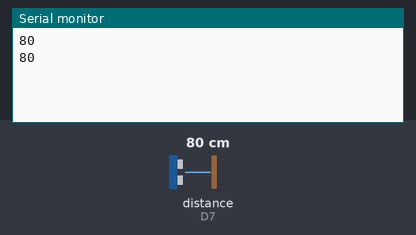
Recording of a sketch running on a simulated Arduino Zero (SAMD21). On the bench: the last lines printed to the serial monitor. Inputs (shaded band) come from the test bench; at power-on: distance to the obstacle (sensor on D7) 80 cm.

Above: at 2.3 s.
2.4 s: distance to the obstacle (sensor on D7) set to 2 cm
At 3.5 s:
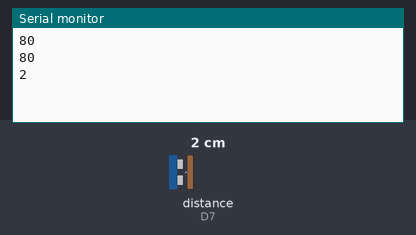
4.5 s: distance to the obstacle (sensor on D7) set to 4 cm
At 5.7 s:
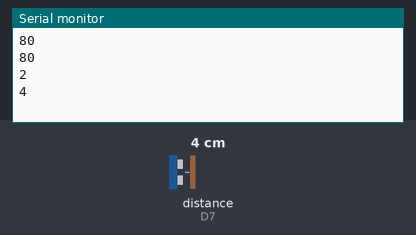
Timing chart, 0 to 7.5 s (numbered marks = the images above; inputs shaded):
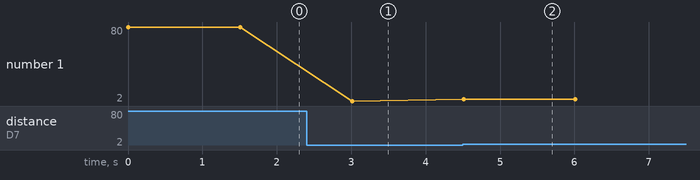

The sketch:

HomeDefender_Mr_FJI.ino
```cpp
#include "DHT.h"
#include <Wire.h>
#include "rgb_lcd.h"
#include "Ultrasonic.h"

#define DHTTYPE DHT22
#define DHTPIN 2
DHT dht(DHTPIN, DHTTYPE);

#if defined(ARDUINO_ARCH_AVR)
#define debug Serial
#elif defined(ARDUINO_ARCH_SAMD) || defined(ARDUINO_ARCH_SAM)
#define debug SerialUSB
#else
#define debug Serial
#endif

Ultrasonic ultrasonic(7);

void setup()
{
    Wire.begin();
    Serial.begin(9600);
    dht.begin();
}

void loop()
{
    long RangeInCentimeters;
    RangeInCentimeters = ultrasonic.MeasureInCentimeters();
    Serial.println(RangeInCentimeters);
    delay(1500);
}
```

Measured:
- after the input at 2.4 s, the serial monitor: prints a new line after 0.61 s (image 1)
- after the input at 4.5 s, the serial monitor: prints a new line at once (image 2)
- plotted number 1: 80 → 2 after the input at 2.4 s, 2 → 4 after the input at 4.5 s
